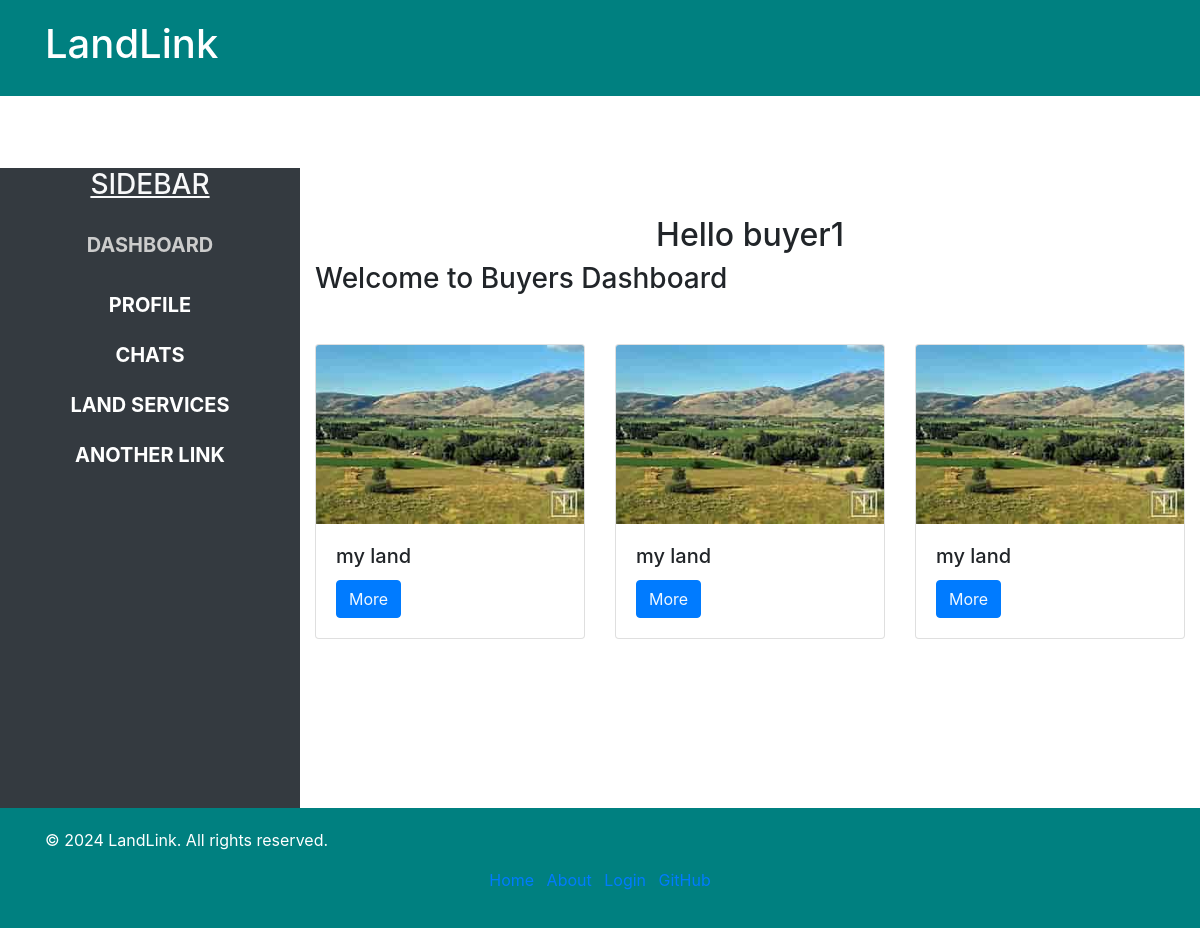
/buyer/dashboard/ (signed in), run on the app's committed database.
### account/models.py (models this page shows, shortened)
class CustomUser(AbstractUser):
    BUYER = 'buyer'
    SELLER = 'seller'
    LAWYER = 'lawyer'
    USER_TYPES = [
        (BUYER, 'Buyer'),
        (SELLER, 'Seller'),
        (LAWYER, 'Land Lawyer'),
    ]
    user_type = models.CharField(max_length=10, choices=USER_TYPES, default=BUYER)

### land/models.py (models this page shows, shortened)
class Land(models.Model):
    LOCALITY_CHOICES = [
        ('rural', 'Rural'),
        ('semi_urban', 'Semi-Urban'),
        ('urban', 'Urban'),
    ]
    latitude = models.FloatField(null=True, blank=True)
    longitude = models.FloatField(null=True, blank=True)
    image = models.ImageField(upload_to='land_images/')
    title = models.CharField(max_length=100)
    locality = models.CharField(max_length=20, choices=LOCALITY_CHOICES, default='rural')
    price = models.DecimalField(max_digits=10, decimal_places=2)
    owner = models.ForeignKey(CustomUser, on_delete=models.CASCADE, limit_choices_to={'user_type': 'seller'})
    location = models.CharField(max_length=100, blank=True, null=True, help_text="Enter the latitude and longitude coordinates (e.g., 'latitude,longitude') for the location of the land.")
    description = models.TextField(blank=True)

### account/views.py (the view)
# urls.py: path('buyer/dashboard/', views.buyer_dashboard, name='buyer_dashboard'),
@login_required
def buyer_dashboard(request):
    lands = Land.objects.all()
    return render(request, 'account/buyer_dashboard.html', {'lands': lands})

### account/templates/account/buyer_dashboard.html (shortened to what this page needs)
{% extends 'account/base.html' %}
{% load static %}
{% block content %}
    <div class="row mt-5" style="margin-top: 70px;">
        <div class="col-md-3 sidebar bg-dark text-light"  style="height: 80vh;">
            <h3 class="text-center"><span style="text-transform: uppercase; text-decoration: underline;">Sidebar</h3>
                <a class="nav-link active text-center" href=""><span>DASHBOARD</span></a>
                <a class="nav-link text-center" href="">profile</a>
                <a class="nav-link text-center" href="{% url 'messaging:view_chats' %}">chats</a>
                <a class="nav-link text-center" href="">land services</a>
                <a class="nav-link text-center" href="">another link</a>
        </div>
        <div class="col-md-9">
            <div class="row mt-5">
                <div class="col-md-12">
                    <h2 class="text-center">Hello {{ user.username }}</h2>
                    <h3 style="word-wrap: break-word;">
                        Welcome to Buyers Dashboard
                    </h3>
                    <div class="row mt-5">
                        {% for land in lands %}
                            <div class="col-lg-4 col-md-6 col-sm-12 mb-4">
                                <div class="card h-100">
                                    <img src="{{ land.image.url }}" class="card-img-top img-fluid" alt="{{ land.title }}">
                                    <div class="card-body">
                                        <h5 class="card-title">{{ land.title }}</h5>
                                        <a href="{% url 'land_detail' land.id %}" class="btn btn-primary more">More</a>
                                    </div>
                                </div>
                            </div>
                        {% endfor %}
                    </div>
                </div>
            </div>
        </div>
    </div>
{% endblock %}

### account/static/account/styles.css (style rules this page uses)
body { display: flex; flex-direction: column; min-height: 100vh; padding-bottom: 20px; }
.sidebar a.nav-link, .sidebar a.nav-link span { font-size: 20px; font-weight: bold; text-transform: uppercase; color: white !important; transition: color 0.3s; display: block; padding: 10px 20px; }
.sidebar a.nav-link.active, .sidebar a.nav-link.active span { color: #CCCCCC !important; }

### account/static/account/style.css (style rules this page uses)
body { display: flex; flex-direction: column; min-height: 100vh; padding-bottom: 20px; }
.sidebar a.nav-link, .sidebar a.nav-link span { font-size: 20px; font-weight: bold; text-transform: uppercase; color: white !important; transition: color 0.3s; display: block; padding: 10px 20px; }
.sidebar a.nav-link.active, .sidebar a.nav-link.active span { color: #CCCCCC !important; }
a.more { color: aliceblue; }

### data on the page
CustomUser: username "buyer1"
Land: image (picture), title "my land"
Land: image (picture), title "my land"
Land: image (picture), title "my land"
